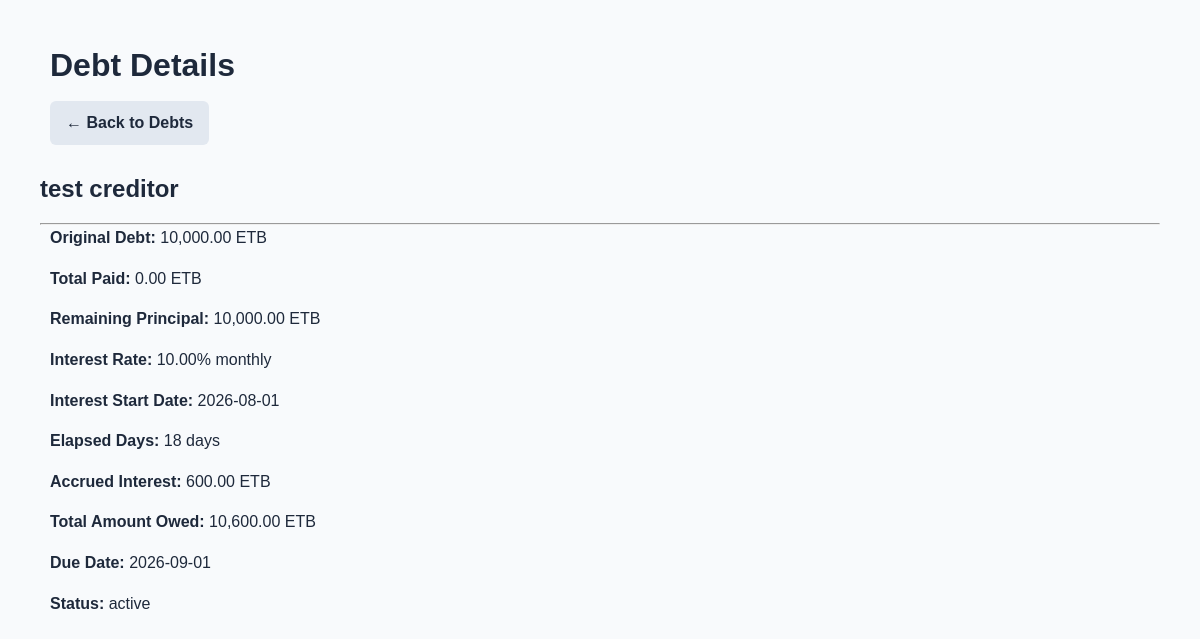
The page /debt/view.php?id=6 on the database its author committed.
### tables this page shows
CREATE TABLE `debts` (
  `id` int(11) NOT NULL,
  `user_id` int(11) NOT NULL,
  `creditor` varchar(150) NOT NULL,
  `description` text NOT NULL,
  `original_amount` decimal(10,2) NOT NULL,
  `interest_rate` decimal(5,2) NOT NULL,
  `interest_period` varchar(20) NOT NULL,
  `interest_start_date` date NOT NULL,
  `due_date` date NOT NULL,
  `status` varchar(30) NOT NULL,
  `created_at` timestamp NOT NULL DEFAULT current_timestamp()
);

### includes/interest.php (called while the page is built, shortened)
<?php
function calculateElapsedDays(string $startDate, ?string $endDate = null): int
{
    $start = new DateTime($startDate);
    if ($endDate === null) {
        $end = new DateTime();
    } else {
        $end = new DateTime($endDate);
    }
    $difference = $start->diff($end);
    return $difference->days;
}
function calculateAccruedInterest(
    float $principal,
    float $rate,
    string $period,
    int $elapsedDays
): float {
    $rateDecimal = $rate / 100;
    switch ($period) {
        case 'monthly':
            $dailyRate = $rateDecimal / 30;
            return $principal * $dailyRate * $elapsedDays;
    }
}

### debt/view.php (the view, shortened to what this page needs)
<?php
require_once "../config/database.php";
require_once "../includes/interest.php";
$debtId = $_GET['id'] ?? null;
$stmt = $pdo->prepare("
    SELECT
        id,
        creditor,
        description,
        original_amount,
        interest_rate,
        interest_period,
        interest_start_date,
        due_date,
        status
    FROM debts
    WHERE id = :id
");
$stmt->execute([
    ":id" => $debtId
]);
$debt = $stmt->fetch(PDO::FETCH_ASSOC);
$stmt = $pdo->prepare("
    SELECT COALESCE(SUM(amount), 0)
    FROM debt_payments
    WHERE debt_id = :debt_id
");
$stmt->execute([
    ":debt_id" => $debtId
]);
$totalPaid = (float) $stmt->fetchColumn();
$remainingPrincipal =
    (float) $debt['original_amount'] - $totalPaid;
$elapsedDays = calculateElapsedDays(
    $debt['interest_start_date']
);
$accruedInterest = calculateAccruedInterest(
    $remainingPrincipal,
    (float) $debt['interest_rate'],
    $debt['interest_period'],
    $elapsedDays
);
$totalOwed = $remainingPrincipal + $accruedInterest;
?>
<!DOCTYPE html>
<html lang="en">
<head>
    <link rel="stylesheet" href="../assets/css/style.css">
</head>
<body>
    <h1>Debt Details</h1>
    <p>
        <a href="index.php">← Back to Debts</a>
    </p>
    <h2><?php echo htmlspecialchars($debt['creditor']); ?></h2>
    <hr>
    <p>
        <strong>Original Debt:</strong>
        <?php echo number_format($debt['original_amount'], 2); ?> ETB
    </p>
    <p>
        <strong>Total Paid:</strong>
        <?php echo number_format($totalPaid, 2); ?> ETB
    </p>
    <p>
        <strong>Remaining Principal:</strong>
        <?php echo number_format($remainingPrincipal, 2); ?> ETB
    </p>
    <p>
        <strong>Interest Rate:</strong>
        <?php echo number_format($debt['interest_rate'], 2); ?>%
        <?php echo htmlspecialchars($debt['interest_period']); ?>
    </p>
    <p>
        <strong>Interest Start Date:</strong>
        <?php echo htmlspecialchars($debt['interest_start_date']); ?>
    </p>
    <p>
        <strong>Elapsed Days:</strong>
        <?php echo $elapsedDays; ?> days
    </p>
    <p>
        <strong>Accrued Interest:</strong>
        <?php echo number_format($accruedInterest, 2); ?> ETB
    </p>
    <p>
        <strong>Total Amount Owed:</strong>
        <?php echo number_format($totalOwed, 2); ?> ETB
    </p>
    <p>
        <strong>Due Date:</strong>
        <?php echo htmlspecialchars($debt['due_date']); ?>
    </p>
    <p>
        <strong>Status:</strong>
        <?php echo htmlspecialchars($debt['status']); ?>
    </p>
</body>
</html>

### assets/css/style.css (style rules this page uses)
* { box-sizing: border-box; margin: 0; padding: 0; }
body { font-family: Arial, sans-serif; background: #f8fafc; color: #1e293b; padding: 40px; line-height: 1.6; }
h1 { margin-bottom: 10px; }
a { color: #2563EB; text-decoration: none; }
p { margin-bottom: 15px; }
body > h1, body > p, body > form, body > table { max-width: 1100px; margin-left: auto; margin-right: auto; }
body > p a { display: inline-block; margin-right: 10px; margin-bottom: 10px; padding: 9px 16px; border-radius: 6px; font-weight: 600; background: #e2e8f0; color: #1e293b; }

### rows shown on the page
debts: creditor "test creditor", original_amount "10,000.00", interest_rate "10.00", interest_period "monthly", interest_start_date "2026-08-01", interest_start_date "18", due_date "2026-09-01", status "active"

### other values the page prints
$totalPaid "0.00"
$remainingPrincipal "10,000.00"
$accruedInterest "600.00"
$totalOwed "10,600.00"
